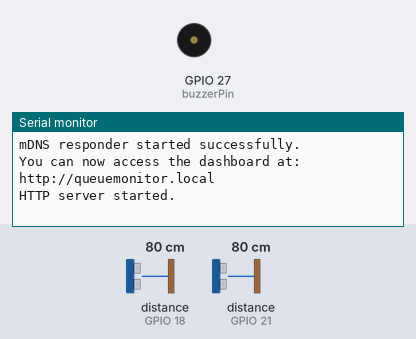
Bench run of a sketch on a simulated ESP32. On the bench: buzzer (waves = sounding, pin HIGH), the last lines printed to the serial monitor. Wiring (inferred from the names in the program): 2 × ultrasonic range finder: trigger GPIO 5, echo GPIO 18 / trigger GPIO 19, echo GPIO 21. Inputs (shaded band) come from the test bench; at power-on: distance to the obstacle (sensors on GPIO 18, GPIO 21) 80 cm. The echo pulse lasts 58.3 µs per cm; WiFi joins after 1.5 s; servers stay silent unless stated; pins used as bus, display or sensor lines are not drawn.

Above: at 3.7 s.
3.8 s: distance to the obstacle (sensor on GPIO 18) set to 2 cm
At 5.1 s:
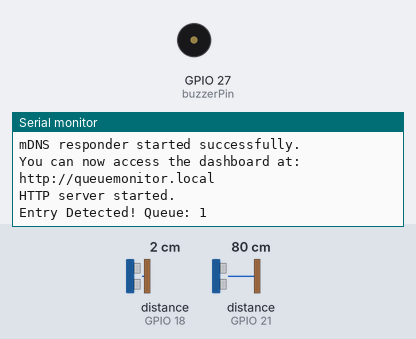
5.4 s: distance to the obstacle (sensor on GPIO 21) set to 2 cm
At 6.5 s:
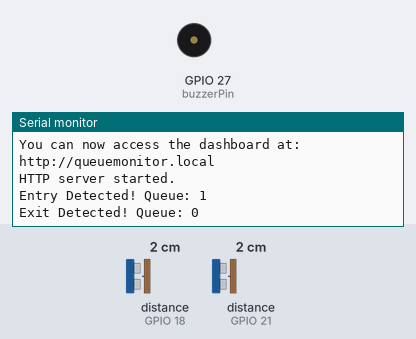

The sketch:

smart_queue_monitor.ino
```cpp
#include "network_config.h"
#include "ultrasonic_sensor.h"
#include "web_server.h"
#include "buzzer_controller.h"
#include "queue_monitor.h"

void setup() {
  Serial.begin(115200);
  Serial.println("\nStarting Smart Queue Monitor...");

  // Initialize hardware components
  initializeSensors();
  initializeBuzzer();

  // Connect to WiFi
  if (!connectToWiFi()) {
    return; // Exit setup if WiFi connection fails
  }

  // Setup mDNS
  setupMDNS();

  // Setup web server
  setupServer();
}

void loop() {
  // Handle client requests
  server.handleClient();

  // Read sensor data
  long distance1 = measureDistance(trigPin1, echoPin1);
  long distance2 = measureDistance(trigPin2, echoPin2);

  // Update queue based on sensor readings
  updateQueue(distance1, distance2);

  // Update buzzer state
  updateBuzzer(queueLength);

  // Small delay for stability
  delay(200);
}
```

buzzer_controller.h
```cpp
#ifndef BUZZER_CONTROLLER_H
#define BUZZER_CONTROLLER_H

// Pin definitions
const int buzzerPin = 27;  // Buzzer on GPIO27

// Threshold for queue alert
const int queueAlertThreshold = 5; // Queue length to trigger buzzer

// Function to initialize buzzer
void initializeBuzzer() {
  pinMode(buzzerPin, OUTPUT);
  digitalWrite(buzzerPin, LOW); // Ensure buzzer is off initially
}

// Function to control buzzer based on queue length
void updateBuzzer(int queueLength) {
  if (queueLength >= queueAlertThreshold) {
    // Intermittent beeping when queue length exceeds threshold
    static unsigned long lastBeepTime = 0;
    if (millis() - lastBeepTime > 1000) {
        digitalWrite(buzzerPin, HIGH);
        delay(100); // Beep duration
        digitalWrite(buzzerPin, LOW);
        lastBeepTime = millis();
    }
  } else {
    digitalWrite(buzzerPin, LOW); // Ensure buzzer is off if below threshold
  }
}

#endif // BUZZER_CONTROLLER_H
```

queue_monitor.h
```cpp
#ifndef QUEUE_MONITOR_H
#define QUEUE_MONITOR_H

// Queue monitoring variables
int queueLength = 0;
int totalEntries = 0;
int totalExits = 0;

bool lastStateEntry = false;
bool lastStateExit = false;

// Function to update queue based on sensor readings
void updateQueue(long distance1, long distance2) {
  // --- Entry Detection ---
  bool entryDetected = (distance1 > 0 && distance1 < distanceThreshold && distance1 != 9999);

  if (entryDetected && !lastStateEntry) {
    queueLength++;
    totalEntries++;
    Serial.print("Entry Detected! Queue: "); Serial.println(queueLength);
    // Optional: Short beep on entry could be added here if needed
  }
  lastStateEntry = entryDetected;

  // --- Exit Detection ---
  bool exitDetected = (distance2 > 0 && distance2 < distanceThreshold && distance2 != 9999);

  // Only decrement if someone is actually in the queue
  if (exitDetected && !lastStateExit && queueLength > 0) {
    queueLength--;
    totalExits++;
    Serial.print("Exit Detected! Queue: "); Serial.println(queueLength);
    // Optional: Different short beep on exit could be added here if needed
  }

  // Ensure queue length doesn't go negative due to sensor glitches
  if (queueLength < 0) {
    queueLength = 0;
  }
  lastStateExit = exitDetected;
}

#endif // QUEUE_MONITOR_H
```

ultrasonic_sensor.h
```cpp
#ifndef ULTRASONIC_SENSOR_H
#define ULTRASONIC_SENSOR_H

// Pin Definitions for Ultrasonic Sensors
const int trigPin1 = 5;   // Entry sensor trigger pin
const int echoPin1 = 18;  // Entry sensor echo pin
const int trigPin2 = 19;  // Exit sensor trigger pin
const int echoPin2 = 21;  // Exit sensor echo pin

// Threshold for detection (in cm)
const int distanceThreshold = 50;

// Function to measure distance using ultrasonic sensor
long measureDistance(int trigPin, int echoPin) {
  digitalWrite(trigPin, LOW);
  delayMicroseconds(2);
  digitalWrite(trigPin, HIGH);
  delayMicroseconds(10);
  digitalWrite(trigPin, LOW);

  // Increased timeout for pulseIn to potentially handle longer distances or slower responses
  long duration = pulseIn(echoPin, HIGH, 50000); // 50 ms timeout

  // Check if timeout occurred (pulseIn returns 0 on timeout)
  if (duration == 0) {
      // Handle timeout, e.g., return a large value or a specific error code
      return 9999; // Indicate an error or out-of-range reading
  }

  long distance = duration * 0.034 / 2;
  return distance;
}

// Function to initialize ultrasonic sensor pins
void initializeSensors() {
  pinMode(trigPin1, OUTPUT);
  pinMode(echoPin1, INPUT);
  pinMode(trigPin2, OUTPUT);
  pinMode(echoPin2, INPUT);
}

#endif // ULTRASONIC_SENSOR_H
```

network_config.h
```cpp
#ifndef NETWORK_CONFIG_H
#define NETWORK_CONFIG_H

#include <WiFi.h>
#include <ESPmDNS.h>

// WiFi credentials
const char* ssid = "DESKTOP-2B1D8FN 0272"; // Your WiFi network name
const char* password = "85eR51}6";         // Your WiFi password

// Function to connect to WiFi
bool connectToWiFi() {
  WiFi.mode(WIFI_STA); // Set WiFi mode to Station explicitly
  WiFi.begin(ssid, password);

  Serial.print("Connecting to WiFi [");
  Serial.print(ssid);
  Serial.print("]...");

  int connect_timeout = 0;
  while (WiFi.status() != WL_CONNECTED) {
    delay(500);
    Serial.print(".");
    connect_timeout++;
    if(connect_timeout > 30) { // ~15 second timeout
        Serial.println("\nFailed to connect to WiFi!");
        return false;
    }
  }

  Serial.println("\nConnected to WiFi!");
  Serial.print("IP Address: ");
  Serial.println(WiFi.localIP());
  return true;
}

// Function to setup mDNS
bool setupMDNS() {
  // Small delay before starting mDNS
  delay(1000);

  Serial.print("Setting up mDNS responder with hostname 'queuemonitor'...");
  if (MDNS.begin("queuemonitor")) { // Hostname is "queuemonitor", access via queuemonitor.local
    Serial.println("\nmDNS responder started successfully.");
    Serial.println("You can now access the dashboard at: http://queuemonitor.local");
    MDNS.addService("http", "tcp", 80); // Announce the web server service
    return true;
  } else {
    Serial.println("\nError setting up mDNS responder!");
    return false;
  }
}

#endif // NETWORK_CONFIG_H
```

Source omitted: web_server.h (17129 bytes)

Measured:
- after the input at 3.8 s, the serial monitor: prints a new line after 0.19 s (image 1)
- after the input at 5.4 s, the serial monitor: prints a new line at once (image 2)
